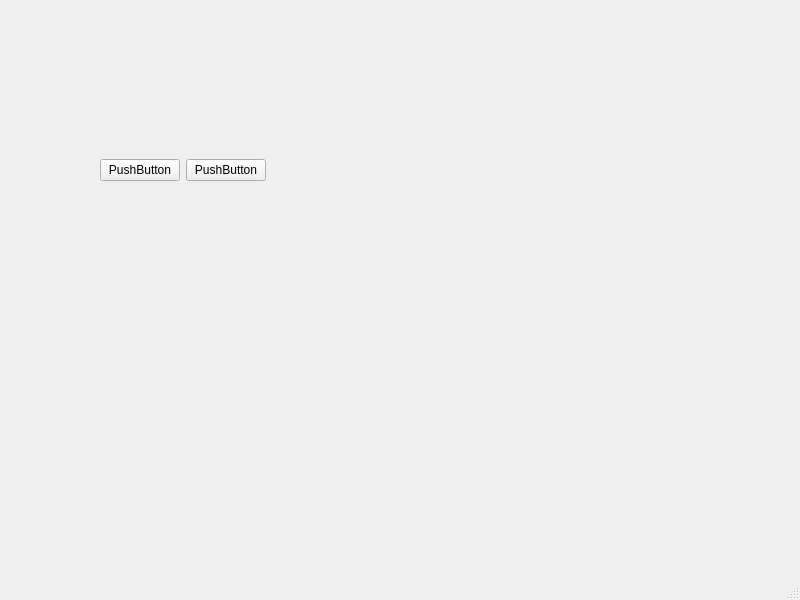
<?xml version="1.0" encoding="UTF-8"?>
<ui version="4.0">
 <class>MainWindow</class>
 <widget class="QMainWindow" name="MainWindow">
  <property name="geometry">
   <rect>
    <x>0</x>
    <y>0</y>
    <width>800</width>
    <height>600</height>
   </rect>
  </property>
  <property name="windowTitle">
   <string>MainWindow</string>
  </property>
  <widget class="QWidget" name="centralwidget">
   <widget class="QWidget" name="horizontalLayoutWidget">
    <property name="geometry">
     <rect>
      <x>100</x>
      <y>130</y>
      <width>611</width>
      <height>80</height>
     </rect>
    </property>
    <layout class="QHBoxLayout" name="horizontalLayout">
     <item>
      <widget class="QPushButton" name="pushButton">
       <property name="text">
        <string>PushButton</string>
       </property>
      </widget>
     </item>
     <item>
      <widget class="QPushButton" name="pushButton_2">
       <property name="text">
        <string>PushButton</string>
       </property>
      </widget>
     </item>
     <item>
      <spacer name="horizontalSpacer">
       <property name="orientation">
        <enum>Qt::Horizontal</enum>
       </property>
       <property name="sizeHint" stdset="0">
        <size>
         <width>40</width>
         <height>20</height>
        </size>
       </property>
      </spacer>
     </item>
    </layout>
   </widget>
  </widget>
  <widget class="QMenuBar" name="menubar">
   <property name="geometry">
    <rect>
     <x>0</x>
     <y>0</y>
     <width>800</width>
     <height>21</height>
    </rect>
   </property>
  </widget>
  <widget class="QStatusBar" name="statusbar"/>
 </widget>
 <resources/>
 <connections/>
</ui>
